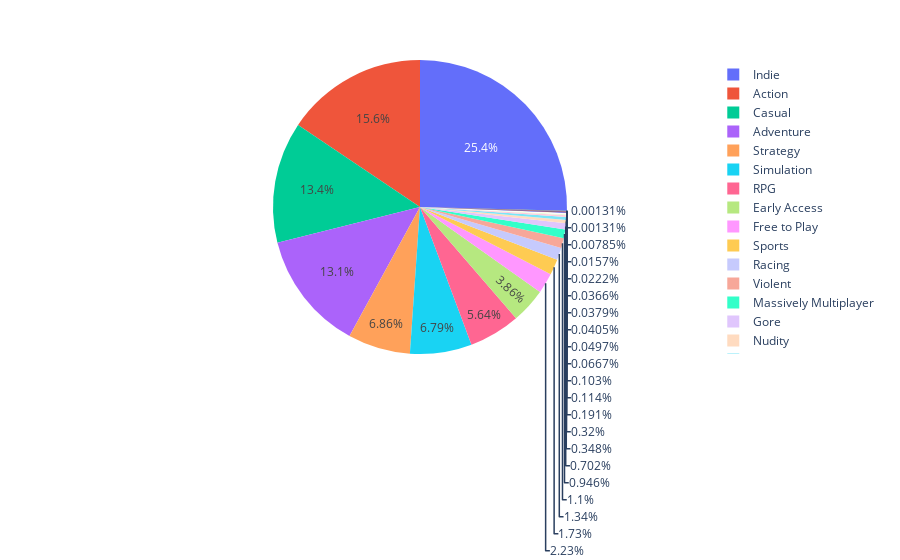

Notebook cell for this chart:
### Markdown cell above
Plotting pie chart to see most popular genre

### Code cell
genres_set = set()
for i in df.genres.str.split(';'):
    genres_set.update(i)
genres_set
d = dict()
genre_sets = df.genres.str.split(';').apply(set)
for genre in genres_set:
    d[genre] = genre_sets.apply(lambda row: genre in row)
df = df.assign(**d)
genres_count = df[genres_set].sum()
genres_count = genres_count.sort_values(ascending=False)

percentage = genres_count / len(df)

data = {'genres': genres_count.index, 'percentage': percentage}
df_pie = pd.DataFrame(data)

# Create the pie chart using Plotly
fig = px.pie(df_pie, values='percentage', names='genres')
fig.show()

### Figure 1 — Plotly figure (JSON) as saved in the notebook; plotly's stock layout.template omitted (floating-point values rounded to 4 significant figures)
{"data": [{"domain": {"x": [0, 1], "y": [0, 1]}, "hovertemplate": "genres=%{label}<br>percentage=%{value}<extra></extra>", "labels": ["Indie", "Action", "Casual", "Adventure", "Strategy", "Simulation", "RPG", "Early Access", "Free to Play", "Sports", "Racing", "Violent", "Massively Multiplayer", "Gore", "Nudity", "Sexual Content", "Utilities", "Design & Illustration", "Animation & Modeling", "Education", "Video Production", "Software Training", "Audio Production", "Web Publishing", "Game Development", "Photo Editing", "Accounting", "Documentary", "Tutorial"], "legendgroup": "", "name": "", "showlegend": true, "type": "pie", "values": [0.7173, 0.4396, 0.3771, 0.3705, 0.1938, 0.1918, 0.1592, 0.1091, 0.06294, 0.04883, 0.03782, 0.03114, 0.0267, 0.01983, 0.009825, 0.009049, 0.005392, 0.003213, 0.002918, 0.001884, 0.001404, 0.001145, 0.001071, 0.001034, 0.0006279, 0.0004432, 0.0002216, 3.693e-05, 3.693e-05]}], "layout": {"legend": {"tracegroupgap": 0}, "margin": {"t": 60}}}
